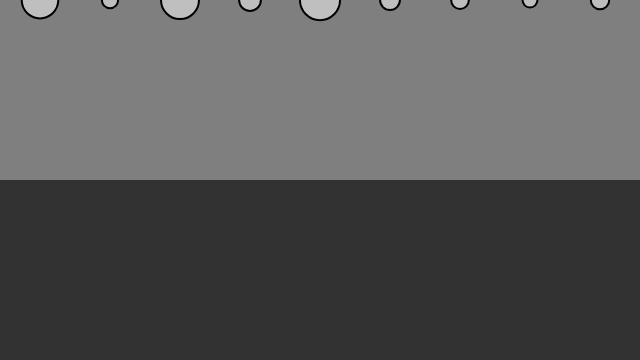
Frame 1 (no input)
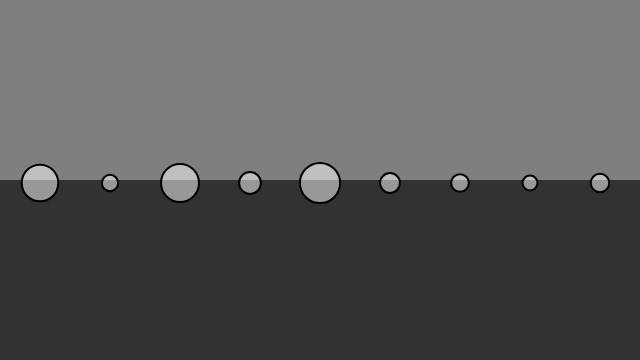
Frame 60 (no input)
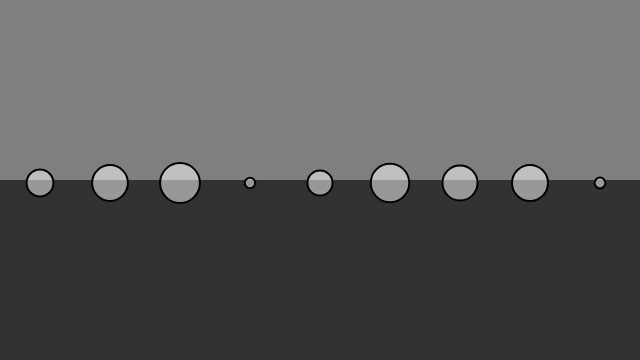
Frame 120 (the mouse pressed at the canvas centre since frame 60)

The p5.js sketch that drew these frames (run headless with seeded random() and noise() and a simulated clock; from frame 60 on, the mouse is pressed at the canvas centre):

// p5.js sketch
// ── sketch.js
// The Nature of Code
// Daniel Shiffman
// http://natureofcode.com

// Forces (Gravity and Fluid Resistence) with Vectors

// Demonstration of multiple force acting on bodies (Mover class)
// Bodies experience gravity continuously
// Bodies experience fluid resistance when in "water"

// Five moving bodies
let movers = [];

// Liquid
let liquid;

function setup() {
  // Must be before createGraphics
  let text = createP("click mouse to reset");

  createCanvas(640, 360);
  reset();
  // Create liquid object
  liquid = new Liquid(0, height/2, width, height/2, 0.1);

  // Here we call methods of each element to set the position and id, try changing these values.
  text.position(10, 365);

}

function draw() {
  background(127);

  // Draw water
  liquid.display();

  for (let i = 0; i < movers.length; i++) {

    // Is the Mover in the liquid?
    if (liquid.contains(movers[i])) {
      // Calculate drag force
      let dragForce = liquid.calculateDrag(movers[i]);
      // Apply drag force to Mover
      movers[i].applyForce(dragForce);
    }

    // Gravity is scaled by mass here!
    let gravity = createVector(0, 0.1*movers[i].mass);
    // Apply gravity
    movers[i].applyForce(gravity);

    // Update and display
    movers[i].update();
    movers[i].display();
    movers[i].checkEdges();
  }

}


// Not working???
function mousePressed() {
  reset();
}

// Restart all the Mover objects randomly
function reset() {
  for (let i = 0; i < 9; i++) {
    movers[i] = new Mover(random(0.5, 3), 40+i*70, 0);
  }
}

// ── liquid.js
// The Nature of Code
// Daniel Shiffman
// http://natureofcode.com

class Liquid {
  constructor(x, y, w, h, c) {
    this.x = x;
    this.y = y;
    this.w = w;
    this.h = h;
    this.c = c;
  }
  // Is the Mover in the Liquid?
  contains(m) {
    let l = m.position;
    return l.x > this.x && l.x < this.x + this.w &&
      l.y > this.y && l.y < this.y + this.h;
  }

  // Calculate drag force
  calculateDrag(m) {
    // Magnitude is coefficient * speed squared
    let speed = m.velocity.mag();
    let dragMagnitude = this.c * speed * speed;

    // Direction is inverse of velocity
    let dragForce = m.velocity.copy();
    dragForce.mult(-1);

    // Scale according to magnitude
    // dragForce.setMag(dragMagnitude);
    dragForce.normalize();
    dragForce.mult(dragMagnitude);
    return dragForce;
  }

  display() {
    noStroke();
    fill(50);
    rect(this.x, this.y, this.w, this.h);
  };
};

// ── mover.js
// The Nature of Code
// Daniel Shiffman
// http://natureofcode.com

class Mover {
  constructor(m, x, y) {
    this.mass = m;
    this.position = createVector(x, y);
    this.velocity = createVector(0, 0);
    this.acceleration = createVector(0, 0);
  }

  applyForce(force) {
    let f = p5.Vector.div(force, this.mass);
    this.acceleration.add(f);
  }

  update() {
    this.velocity.add(this.acceleration);
    this.position.add(this.velocity);
    this.acceleration.mult(0);
  }

  display() {
    stroke(0);
    strokeWeight(2);
    fill(255, 127);
    ellipse(this.position.x, this.position.y, this.mass * 16, this.mass * 16);
  }

  checkEdges() {
    if (this.position.x > width) {
      this.position.x = width;
      this.velocity.x *= -1;
    } else if (this.position.x < 0) {
      this.velocity.x *= -1;
      this.position.x = 0;
    }
    if (this.position.y > height) {
      this.velocity.y *= -1;
      this.position.y = height;
    }
  }

}
